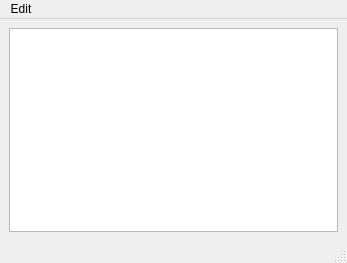
<?xml version="1.0" encoding="UTF-8"?>
<ui version="4.0">
 <class>MainWindow</class>
 <widget class="QMainWindow" name="MainWindow">
  <property name="geometry">
   <rect>
    <x>0</x>
    <y>0</y>
    <width>347</width>
    <height>263</height>
   </rect>
  </property>
  <property name="windowTitle">
   <string>MainWindow</string>
  </property>
  <widget class="QWidget" name="centralwidget">
   <layout class="QGridLayout" name="gridLayout">
    <item row="0" column="0">
     <widget class="QTextEdit" name="textEdit">
      <property name="readOnly">
       <bool>true</bool>
      </property>
     </widget>
    </item>
   </layout>
  </widget>
  <widget class="QMenuBar" name="menubar">
   <property name="geometry">
    <rect>
     <x>0</x>
     <y>0</y>
     <width>347</width>
     <height>26</height>
    </rect>
   </property>
   <widget class="QMenu" name="menuEdit">
    <property name="title">
     <string>Edit</string>
    </property>
    <addaction name="actionpush_front"/>
    <addaction name="actionpush_back"/>
    <addaction name="actionpop_back"/>
    <addaction name="actionpop_front"/>
    <addaction name="actionclear"/>
    <addaction name="actionresize"/>
   </widget>
   <addaction name="menuEdit"/>
  </widget>
  <widget class="QStatusBar" name="statusbar"/>
  <action name="actionpush_front">
   <property name="text">
    <string>push_front</string>
   </property>
  </action>
  <action name="actionpush_back">
   <property name="text">
    <string>push_back</string>
   </property>
  </action>
  <action name="actionpop_back">
   <property name="text">
    <string>pop_back</string>
   </property>
  </action>
  <action name="actionpop_front">
   <property name="text">
    <string>pop_front</string>
   </property>
  </action>
  <action name="actionclear">
   <property name="text">
    <string>clear</string>
   </property>
  </action>
  <action name="actionresize">
   <property name="text">
    <string>resize</string>
   </property>
  </action>
 </widget>
 <resources/>
 <connections>
  <connection>
   <sender>actionpop_back</sender>
   <signal>triggered()</signal>
   <receiver>MainWindow</receiver>
   <slot>onPop_back_clicked()</slot>
   <hints>
    <hint type="sourcelabel">
     <x>-1</x>
     <y>-1</y>
    </hint>
    <hint type="destinationlabel">
     <x>173</x>
     <y>131</y>
    </hint>
   </hints>
  </connection>
  <connection>
   <sender>actionresize</sender>
   <signal>triggered()</signal>
   <receiver>MainWindow</receiver>
   <slot>onResize_clicked()</slot>
   <hints>
    <hint type="sourcelabel">
     <x>-1</x>
     <y>-1</y>
    </hint>
    <hint type="destinationlabel">
     <x>173</x>
     <y>131</y>
    </hint>
   </hints>
  </connection>
  <connection>
   <sender>actionpush_front</sender>
   <signal>triggered()</signal>
   <receiver>MainWindow</receiver>
   <slot>onPush_front_clicked()</slot>
   <hints>
    <hint type="sourcelabel">
     <x>-1</x>
     <y>-1</y>
    </hint>
    <hint type="destinationlabel">
     <x>173</x>
     <y>131</y>
    </hint>
   </hints>
  </connection>
  <connection>
   <sender>actionpush_back</sender>
   <signal>triggered()</signal>
   <receiver>MainWindow</receiver>
   <slot>onPush_back_clicked()</slot>
   <hints>
    <hint type="sourcelabel">
     <x>-1</x>
     <y>-1</y>
    </hint>
    <hint type="destinationlabel">
     <x>173</x>
     <y>131</y>
    </hint>
   </hints>
  </connection>
  <connection>
   <sender>actionpop_front</sender>
   <signal>triggered()</signal>
   <receiver>MainWindow</receiver>
   <slot>onPop_front_clicked()</slot>
   <hints>
    <hint type="sourcelabel">
     <x>-1</x>
     <y>-1</y>
    </hint>
    <hint type="destinationlabel">
     <x>173</x>
     <y>131</y>
    </hint>
   </hints>
  </connection>
  <connection>
   <sender>actionclear</sender>
   <signal>triggered()</signal>
   <receiver>MainWindow</receiver>
   <slot>onClear_clicked()</slot>
   <hints>
    <hint type="sourcelabel">
     <x>-1</x>
     <y>-1</y>
    </hint>
    <hint type="destinationlabel">
     <x>173</x>
     <y>131</y>
    </hint>
   </hints>
  </connection>
 </connections>
 <slots>
  <slot>onPush_back_clicked()</slot>
  <slot>onPush_front_clicked()</slot>
  <slot>onPop_back_clicked()</slot>
  <slot>onPop_front_clicked()</slot>
  <slot>onClear_clicked()</slot>
  <slot>onResize_clicked()</slot>
 </slots>
</ui>
